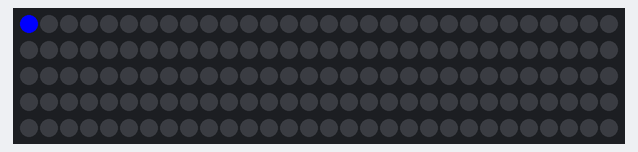
Bench run of a sketch on a simulated Arduino Uno, built with avr-gcc and run on an emulated ATmega328P. Parts: 150 RGB LEDs in strip order, left to right, continuing on the next row.

Above: at 0.01 s.
At 4.98 s:
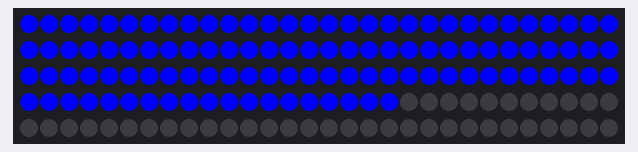
At 9.95 s:
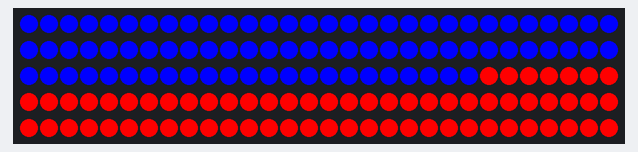
At 19.88 s:
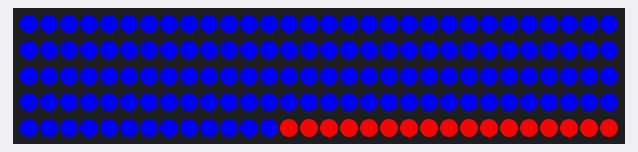
At 30.24 s:
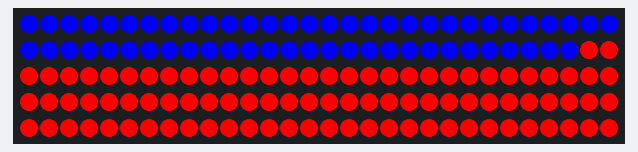
At 39.9 s:
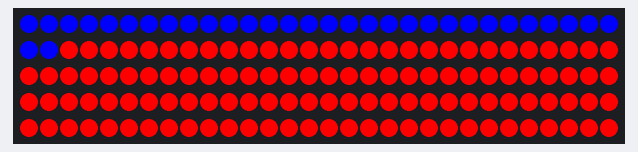

The sketch:

test_led_strip.ino
```cpp
#include <FastLED.h>

#define LED_PIN     2
#define NUM_LEDS    150

CRGB leds[NUM_LEDS];

void setup() {

  FastLED.addLeds<WS2812, LED_PIN, GRB>(leds, NUM_LEDS);

}

void loop() {
  for (int i = 0; i < 150; i++) {
    leds[i] = CRGB ( 0, 0, 255);
    FastLED.show();
    delay(40);
  }
  for (int i = 149; i >= 0; i--) {
    leds[i] = CRGB ( 255, 0, 0);
    FastLED.show();
    delay(40);
  }
}
```
